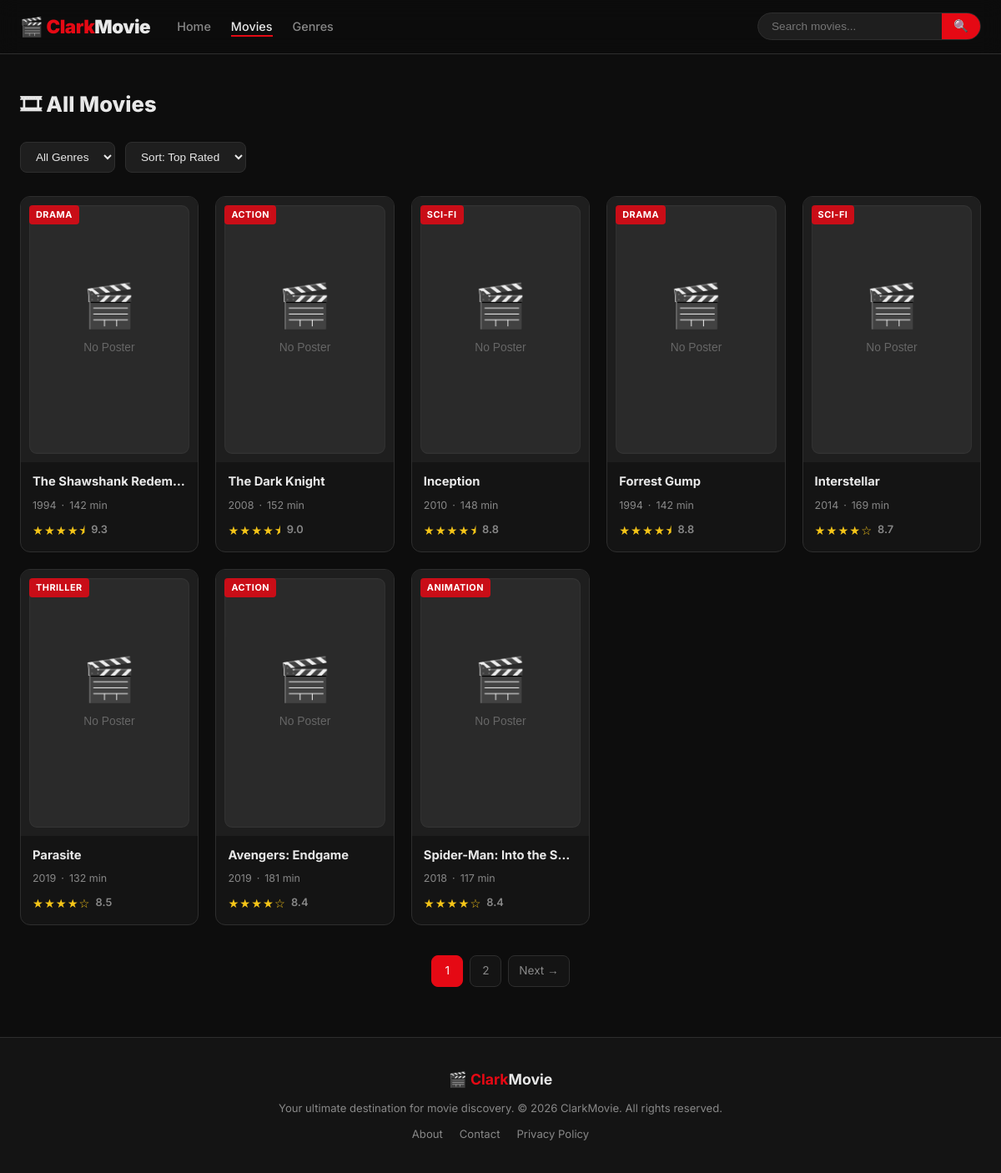
/pages/movies.php, run on the app's committed database.
### tables this page shows
CREATE TABLE movies (
        id INTEGER PRIMARY KEY AUTOINCREMENT,
        title TEXT NOT NULL,
        description TEXT,
        release_year INTEGER,
        rating REAL DEFAULT 0,
        duration INTEGER,
        poster TEXT,
        genre_id INTEGER,
        FOREIGN KEY (genre_id) REFERENCES genres(id)
    );

CREATE TABLE genres (
        id INTEGER PRIMARY KEY AUTOINCREMENT,
        name TEXT NOT NULL UNIQUE
    );

### partials/movie_card.php (the view, shortened to what this page needs)
<?php
function renderMovieCard(array $movie): void {
    $stars = renderStars($movie['rating']);
    $poster = htmlspecialchars($movie['poster'] ?? '');
    $title  = htmlspecialchars($movie['title']);
    $year   = (int)($movie['release_year'] ?? 0);
    $dur    = (int)($movie['duration']     ?? 0);
    $genre  = htmlspecialchars($movie['genre_name'] ?? 'Unknown');
    $id     = (int)$movie['id'];
    $rating = number_format((float)$movie['rating'], 1);
?>
<div class="movie-card" data-id="<?= $id ?>">
    <a href="<?= BASE_URL ?>/pages/movie_detail.php?id=<?= $id ?>" class="card-link">
        <div class="card-poster">
            <img src="<?= $poster ?>" alt="<?= $title ?>" loading="lazy"
                 onerror="this.src='<?= BASE_URL ?>/assets/images/no-poster.svg'">
            <span class="card-genre"><?= $genre ?></span>
        </div>
        <div class="card-info">
            <h3 class="card-title"><?= $title ?></h3>
            <div class="card-meta">
                <span class="meta-year"><?= $year ?></span>
                <span class="meta-sep">·</span>
                <span class="meta-dur"><?= $dur ?> min</span>
            </div>
            <div class="card-rating">
                <span class="stars"><?= $stars ?></span>
                <span class="rating-num"><?= $rating ?></span>
            </div>
        </div>
    </a>
</div>
<?php
}
function renderStars(float $rating): string {
    $full  = (int)floor($rating / 2);
    $half  = ($rating / 2 - $full) >= 0.4 ? 1 : 0;
    $empty = 5 - $full - $half;
    return str_repeat('★', $full) . str_repeat('⯨', $half) . str_repeat('☆', $empty);
}

### partials/header.php (shortened to what this page needs)
<!DOCTYPE html>
<html lang="en">
<head>
    <link rel="stylesheet" href="<?= BASE_URL ?>/assets/css/style.css">
</head>
<body>

### partials/navbar.php
<nav class="navbar">
    <div class="container nav-inner">
        <a href="<?= BASE_URL ?>/index.php" class="logo">
            🎬 <span>Clark</span>Movie
        </a>
        <ul class="nav-links">
            <li><a href="<?= BASE_URL ?>/index.php" class="<?= (basename($_SERVER['PHP_SELF']) === 'index.php') ? 'active' : '' ?>">Home</a></li>
            <li><a href="<?= BASE_URL ?>/pages/movies.php" class="<?= (basename($_SERVER['PHP_SELF']) === 'movies.php') ? 'active' : '' ?>">Movies</a></li>
            <li><a href="<?= BASE_URL ?>/pages/genre.php" class="<?= (basename($_SERVER['PHP_SELF']) === 'genre.php') ? 'active' : '' ?>">Genres</a></li>
        </ul>
        <div class="nav-search">
            <form action="<?= BASE_URL ?>/pages/movies.php" method="GET">
                <input type="text" name="search" placeholder="Search movies..." value="<?= htmlspecialchars($_GET['search'] ?? '') ?>">
                <button type="submit">🔍</button>
            </form>
        </div>
    </div>
</nav>

### pages/movies.php (shortened to what this page needs)
<?php
require_once __DIR__ . '/../includes/config.php';
require_once __DIR__ . '/../partials/movie_card.php';
$sort    = $_GET['sort']    ?? 'rating';
$page    = max(1, (int)($_GET['page'] ?? 1));
$perPage = 8;
$offset  = ($page - 1) * $perPage;
$where  = ['1=1'];
$params = [];
$whereSQL = implode(' AND ', $where);
$orderMap = ['rating' => 'm.rating DESC', 'year' => 'm.release_year DESC', 'title' => 'm.title ASC'];
$orderSQL = $orderMap[$sort] ?? 'm.rating DESC';
$countStmt = $pdo->prepare("SELECT COUNT(*) FROM movies m WHERE $whereSQL");
$countStmt->execute($params);
$total = (int)$countStmt->fetchColumn();
$totalPages = (int)ceil($total / $perPage);
$stmt = $pdo->prepare("
    SELECT m.*, g.name AS genre_name
    FROM movies m LEFT JOIN genres g ON m.genre_id = g.id
    WHERE $whereSQL ORDER BY $orderSQL
    LIMIT :limit OFFSET :offset
");
$stmt->bindValue(':limit',  $perPage, PDO::PARAM_INT);
$stmt->bindValue(':offset', $offset,  PDO::PARAM_INT);
$stmt->execute();
$movies = $stmt->fetchAll(PDO::FETCH_ASSOC);
function buildQuery(array $overrides): string {
    $base = array_filter([
        'search' => trim($_GET['search'] ?? ''),
        'sort'   => $_GET['sort']   ?? '',
        'genre'  => $_GET['genre']  ?? '',
        'page'   => $_GET['page']   ?? '',
    ]);
    return '?' . http_build_query(array_merge($base, $overrides));
}
include __DIR__ . '/../partials/header.php';
include __DIR__ . '/../partials/navbar.php';
?>
<main class="main-content container">
    <div class="page-heading">
        <h1>🎞 All Movies</h1>
    </div>
    <div class="filters">
        <form method="GET" class="filter-form">
            <select name="genre" onchange="this.form.submit()">
                <option value="0">All Genres</option>
            </select>
            <select name="sort" onchange="this.form.submit()">
                <option value="rating" <?= $sort === 'rating' ? 'selected' : '' ?>>Sort: Top Rated</option>
            </select>
        </form>
    </div>
    <?php if (empty($movies)): ?>
        <div class="empty-state">
            <p>😕 No movies found. Try a different search or filter.</p>
            <a href="<?= BASE_URL ?>/pages/movies.php" class="btn btn-primary">Clear Filters</a>
        </div>
    <?php else: ?>
        <div class="movies-grid">
            <?php foreach ($movies as $movie): renderMovieCard($movie); endforeach; ?>
        </div>
        <?php if ($totalPages > 1): ?>
        <div class="pagination">
            <?php for ($i = 1; $i <= $totalPages; $i++): ?>
                <a href="<?= BASE_URL . '/pages/movies.php' . buildQuery(['page' => $i]) ?>"
                   class="page-btn <?= $i === $page ? 'active' : '' ?>"><?= $i ?></a>
            <?php endfor; ?>
            <?php if ($page < $totalPages): ?>
                <a href="<?= BASE_URL . '/pages/movies.php' . buildQuery(['page' => $page + 1]) ?>" class="page-btn">Next →</a>
            <?php endif; ?>
        </div>
        <?php endif; ?>
    <?php endif; ?>
</main>
<?php include __DIR__ . '/../partials/footer.php'; ?>

### partials/footer.php (shortened to what this page needs)
    <footer class="site-footer">
        <div class="container footer-inner">
            <p class="footer-logo">🎬 <strong>Clark</strong>Movie</p>
            <p class="footer-text">Your ultimate destination for movie discovery. &copy; <?= date('Y') ?> ClarkMovie. All rights reserved.</p>
            <div class="footer-links">
                <a href="#">About</a>
                <a href="#">Contact</a>
                <a href="#">Privacy Policy</a>
            </div>
        </div>
    </footer>
</body>
</html>

### data on the page
movies: genre.name "DRAMA", title "The Shawshank Redem…", release_year "1994", duration "142", rating "★★★★⯨", rating "9.3"
movies: genre.name "ACTION", title "The Dark Knight", release_year "2008", duration "152", rating "★★★★⯨", rating "9.0"
movies: genre.name "SCI-FI", title "Inception", release_year "2010", duration "148", rating "★★★★⯨", rating "8.8"
movies: genre.name "DRAMA", title "Forrest Gump", release_year "1994", duration "142", rating "★★★★⯨", rating "8.8"
movies: genre.name "SCI-FI", title "Interstellar", release_year "2014", duration "169", rating "★★★★☆", rating "8.7"
movies: genre.name "THRILLER", title "Parasite", release_year "2019", duration "132", rating "★★★★☆", rating "8.5"
movies: genre.name "ACTION", title "Avengers: Endgame", release_year "2019", duration "181", rating "★★★★☆", rating "8.4"
movies: genre.name "ANIMATION", title "Spider-Man: Into the S…", release_year "2018", duration "117", rating "★★★★☆", rating "8.4"
